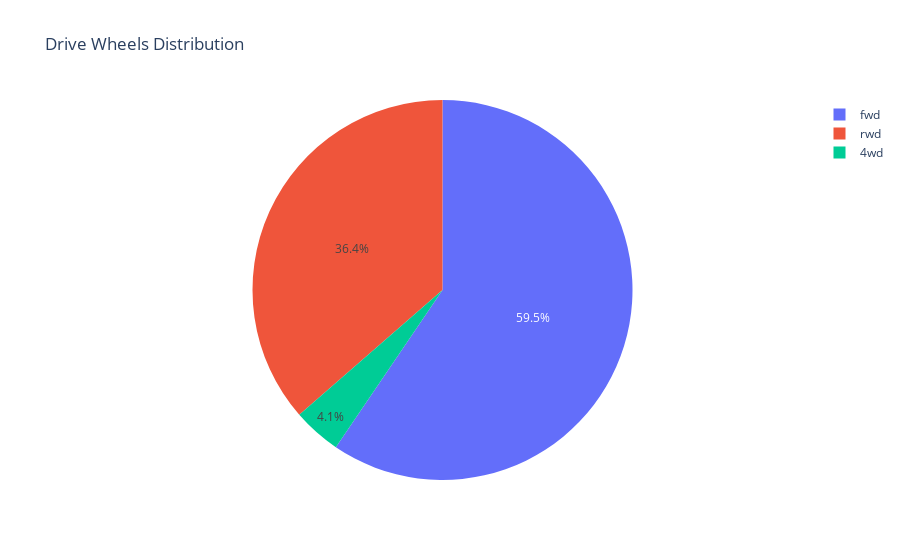

Write notebook code for a chart like this one.
### Code cell
drive_wheels_counts = df['drive-wheels'].value_counts()
fig = px.pie(names=drive_wheels_counts.index, values=drive_wheels_counts, title='Drive Wheels Distribution')
fig.show()

### Figure 1 — Plotly figure (JSON) as saved in the notebook; plotly's stock layout.template omitted (floating-point values rounded to 4 significant figures)
{"data": [{"domain": {"x": [0, 1], "y": [0, 1]}, "hovertemplate": "label=%{label}<br>value=%{value}<extra></extra>", "labels": ["fwd", "rwd", "4wd"], "legendgroup": "", "name": "", "showlegend": true, "type": "pie", "values": [116, 71, 8]}], "layout": {"legend": {"tracegroupgap": 0}, "title": {"text": "Drive Wheels Distribution"}}}
